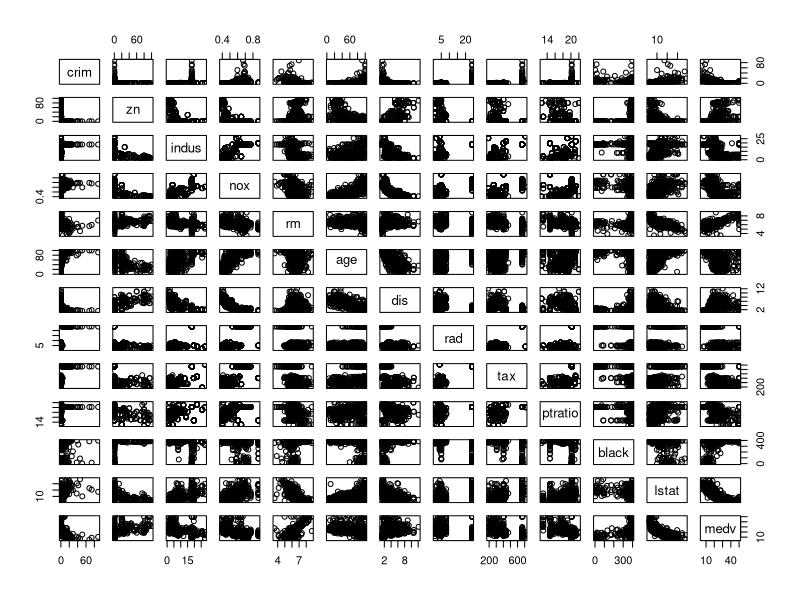

The R source for this figure:
## ---- chunk 1
knitr::opts_chunk$set(echo = TRUE)
## ---- chunk 2
library(MASS)
?Boston
## ---- chunk 3
attach(Boston)
pairs(~crim + zn + indus + nox + rm + age + dis + rad + tax + ptratio + black + lstat + medv)
## ---- chunk 4
cor(Boston)
## ---- chunk 5
summary(Boston)
## ---- chunk 6
sum(Boston$chas)
## ---- chunk 7
summary(ptratio)
## ---- chunk 8
Boston[Boston$medv == min(Boston$medv), ]
## ---- chunk 9
sum(Boston[,"rm"]>7)
sum(Boston[,"rm"]>8)
summary(Boston[Boston$rm > 8, ])
